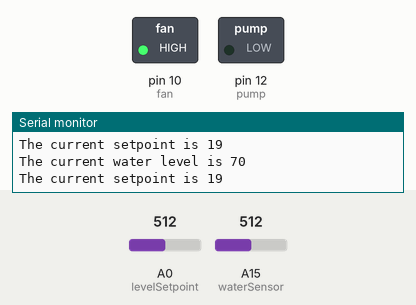
This sketch was run on a simulated Arduino Mega 2560, built with avr-gcc and run on an emulated ATmega2560. On the bench: switched loads named in the sketch (green lamp = pin HIGH), the last lines printed to the serial monitor. The inputs (shaded band) are chosen by the test bench; at power-on: A15 (waterSensor) = 512, A0 (levelSetpoint) = 512.

Above: at 5.8 s.
5.9 s: A15 (waterSensor) set to 385
11.9 s: A15 (waterSensor) set to 361
At 15.7 s:
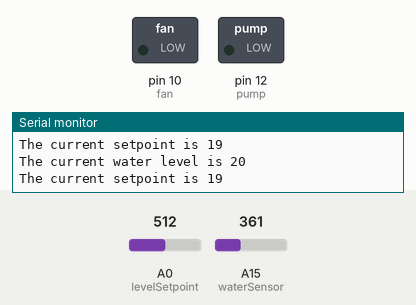
17.9 s: A0 (levelSetpoint) set to 638
23.9 s: A0 (levelSetpoint) set to 664
At 25.8 s:
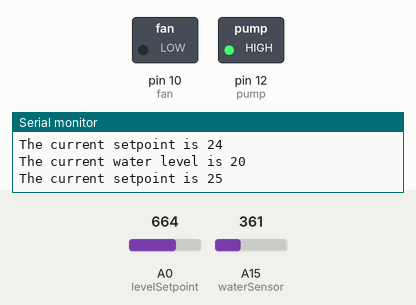
29.9 s: A0 (levelSetpoint) set to 511
At 30.8 s:
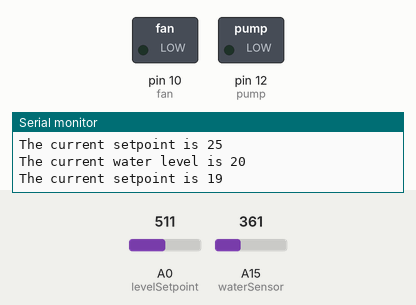
35.9 s: A0 (levelSetpoint) set to 430
41.9 s: A0 (levelSetpoint) set to 414
At 45.9 s:
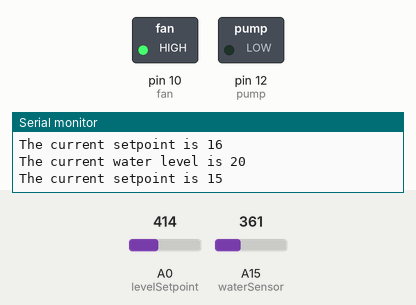
Timing chart, 0 to 47.4 s (numbered marks = the images above; inputs shaded):
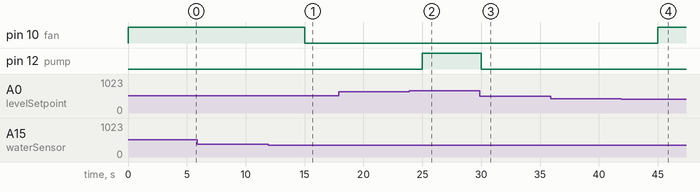

Measured:
- the behaviour switches between 372 and 371 on A15 (waterSensor) (found by bisection; images 0 and 1)
- the behaviour switches between 645 and 646 on A0 (levelSetpoint) (found by bisection; images 1 and 2)
- the behaviour switches between 423 and 422 on A0 (levelSetpoint) (found by bisection; images 3 and 4)
- after the input at 11.9 s, pin 10 (fan): HIGH → LOW after 3.1 s
- after the input at 23.9 s, pin 12 (pump): LOW → HIGH after 1.1 s
- after the input at 29.9 s, pin 12 (pump): HIGH → LOW after 0.11 s
- after the input at 41.9 s, pin 10 (fan): LOW → HIGH after 3.1 s

The sketch:

Water_Sensor.ino
```cpp
  int pump = 12;
  int fan = 10;
  int waterSensor = A15;
  int levelSetpoint = A0;
  int waterLevel = 0;
  int setpointValue = 0;

  void setup() {
    // put your setup code here, to run once:
    pinMode(pump, OUTPUT);
    pinMode(fan, OUTPUT);
    pinMode(waterSensor, INPUT);
    pinMode(levelSetpoint, INPUT);
    Serial.begin(9600);
  }

  void loop() {
    // put your main code here, to run repeatedly:
    waterLevel = (analogRead(waterSensor)-300)/3.0;
    setpointValue = analogRead(levelSetpoint)*(40/993.0)-1;
    Serial.print("The current water level is ");
    Serial.println(waterLevel);
    Serial.print("The current setpoint is ");
    Serial.println(setpointValue);
    if(waterLevel <= (setpointValue - 5)){
      digitalWrite(pump, HIGH);
      digitalWrite(fan, LOW);
    }
    else
    if(waterLevel >= (setpointValue + 5)){
      digitalWrite(fan, HIGH);
      digitalWrite(pump, LOW);
    }
    else{
      digitalWrite(pump, LOW);
      digitalWrite(fan, LOW);
    }
    delay(5000);
  }
```
